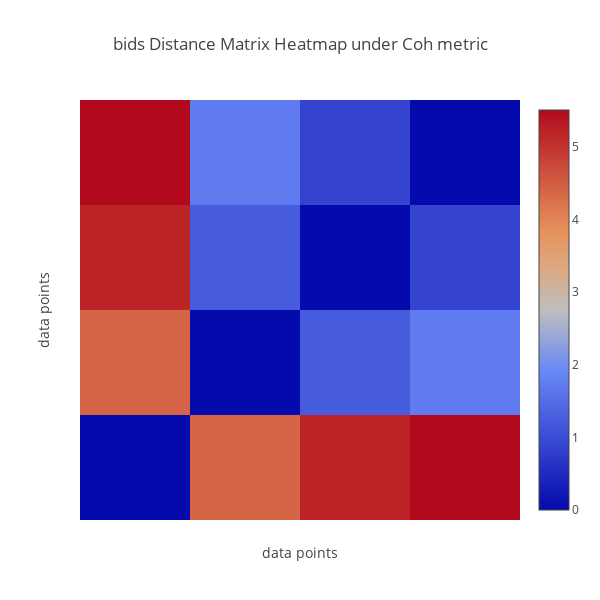

The code cell stored with this chart in its notebook:
### Code cell
lpl.DistanceMatrixHeatmap(DM).plot()

### Figure 1 — Plotly figure (JSON) as saved in the notebook; plotly's stock layout.template omitted (floating-point values rounded to 4 significant figures)
{"data": [{"type": "heatmap", "z": [[0, 4.399, 5.193, 5.509], [4.399, 0, 1.247, 1.713], [5.193, 1.247, 0, 0.888], [5.509, 1.713, 0.888, 0]]}], "layout": {"height": 600, "title": "bids Distance Matrix Heatmap under Coh metric", "width": 600, "xaxis": {"mirror": true, "showticklabels": false, "ticks": "", "ticktext": ["../../../data/bids/NDARAC904DMU/NDARAC904DMU_Video3_data.pkl", "../../../data/bids/NDARAC904DMU/NDARAC904DMU_SAIIT_2AFC_Block1_data.pkl", "../../../data/bids/NDARAC904DMU/NDARAC904DMU_vis_learn_data.pkl", "../../../data/bids/NDARAC904DMU/NDARAC904DMU_WISC_ProcSpeed_data.pkl"], "tickvals": [0, 1, 2, 3], "title": "data points"}, "yaxis": {"mirror": true, "showticklabels": false, "ticks": "", "ticktext": ["../../../data/bids/NDARAC904DMU/NDARAC904DMU_Video3_data.pkl", "../../../data/bids/NDARAC904DMU/NDARAC904DMU_SAIIT_2AFC_Block1_data.pkl", "../../../data/bids/NDARAC904DMU/NDARAC904DMU_vis_learn_data.pkl", "../../../data/bids/NDARAC904DMU/NDARAC904DMU_WISC_ProcSpeed_data.pkl"], "tickvals": [0, 1, 2, 3], "title": "data points"}}}
